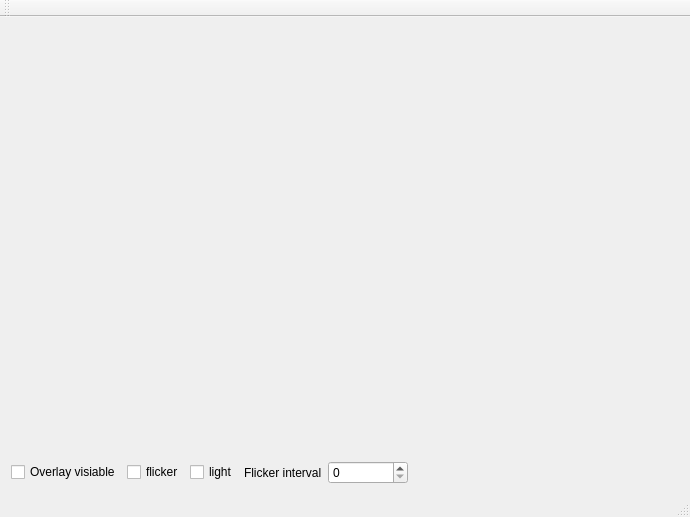
<?xml version="1.0" encoding="UTF-8"?>
<ui version="4.0">
 <class>MainWindow</class>
 <widget class="QMainWindow" name="MainWindow">
  <property name="geometry">
   <rect>
    <x>0</x>
    <y>0</y>
    <width>690</width>
    <height>517</height>
   </rect>
  </property>
  <property name="windowTitle">
   <string>MainWindow</string>
  </property>
  <widget class="QWidget" name="centralWidget">
   <layout class="QVBoxLayout" name="verticalLayout">
    <item>
     <layout class="QHBoxLayout" name="horizontalLayout_2">
      <item>
       <widget class="QEXTLightIndicator" name="qtklightbutton_1" native="true">
        <property name="sizePolicy">
         <sizepolicy hsizetype="Preferred" vsizetype="Expanding">
          <horstretch>0</horstretch>
          <verstretch>0</verstretch>
         </sizepolicy>
        </property>
       </widget>
      </item>
      <item>
       <widget class="QEXTLightIndicator" name="qtklightbutton_2" native="true">
        <property name="sizePolicy">
         <sizepolicy hsizetype="Preferred" vsizetype="Expanding">
          <horstretch>0</horstretch>
          <verstretch>0</verstretch>
         </sizepolicy>
        </property>
       </widget>
      </item>
      <item>
       <widget class="QEXTLightIndicator" name="qtklightbutton_3" native="true">
        <property name="sizePolicy">
         <sizepolicy hsizetype="Preferred" vsizetype="Expanding">
          <horstretch>0</horstretch>
          <verstretch>0</verstretch>
         </sizepolicy>
        </property>
       </widget>
      </item>
     </layout>
    </item>
    <item>
     <layout class="QHBoxLayout" name="horizontalLayout_3">
      <item>
       <widget class="QEXTLightIndicator" name="qtklightbutton_4" native="true">
        <property name="sizePolicy">
         <sizepolicy hsizetype="Preferred" vsizetype="Expanding">
          <horstretch>0</horstretch>
          <verstretch>0</verstretch>
         </sizepolicy>
        </property>
       </widget>
      </item>
      <item>
       <widget class="QEXTLightIndicator" name="qtklightbutton_5" native="true">
        <property name="sizePolicy">
         <sizepolicy hsizetype="Preferred" vsizetype="Expanding">
          <horstretch>0</horstretch>
          <verstretch>0</verstretch>
         </sizepolicy>
        </property>
       </widget>
      </item>
      <item>
       <widget class="QEXTLightIndicator" name="qtklightbutton_6" native="true">
        <property name="sizePolicy">
         <sizepolicy hsizetype="Preferred" vsizetype="Expanding">
          <horstretch>0</horstretch>
          <verstretch>0</verstretch>
         </sizepolicy>
        </property>
       </widget>
      </item>
     </layout>
    </item>
    <item>
     <layout class="QHBoxLayout" name="horizontalLayout_4">
      <item>
       <widget class="QEXTLightIndicator" name="qtklightbutton_7" native="true">
        <property name="sizePolicy">
         <sizepolicy hsizetype="Preferred" vsizetype="Expanding">
          <horstretch>0</horstretch>
          <verstretch>0</verstretch>
         </sizepolicy>
        </property>
       </widget>
      </item>
      <item>
       <widget class="QEXTLightIndicator" name="qtklightbutton_8" native="true">
        <property name="sizePolicy">
         <sizepolicy hsizetype="Preferred" vsizetype="Expanding">
          <horstretch>0</horstretch>
          <verstretch>0</verstretch>
         </sizepolicy>
        </property>
       </widget>
      </item>
      <item>
       <widget class="QEXTLightIndicator" name="qtklightbutton_9" native="true">
        <property name="sizePolicy">
         <sizepolicy hsizetype="Preferred" vsizetype="Expanding">
          <horstretch>0</horstretch>
          <verstretch>0</verstretch>
         </sizepolicy>
        </property>
       </widget>
      </item>
     </layout>
    </item>
    <item>
     <layout class="QHBoxLayout" name="horizontalLayout">
      <item>
       <widget class="QCheckBox" name="checkBox_overlay">
        <property name="text">
         <string>Overlay visiable</string>
        </property>
       </widget>
      </item>
      <item>
       <widget class="QCheckBox" name="checkBox_flicker">
        <property name="text">
         <string>flicker</string>
        </property>
       </widget>
      </item>
      <item>
       <widget class="QCheckBox" name="checkBox_light">
        <property name="text">
         <string>light</string>
        </property>
       </widget>
      </item>
      <item>
       <widget class="QLabel" name="label">
        <property name="text">
         <string>Flicker interval</string>
        </property>
       </widget>
      </item>
      <item>
       <widget class="QSpinBox" name="spinBox">
        <property name="minimumSize">
         <size>
          <width>80</width>
          <height>0</height>
         </size>
        </property>
        <property name="maximum">
         <number>99999</number>
        </property>
       </widget>
      </item>
      <item>
       <spacer name="horizontalSpacer">
        <property name="orientation">
         <enum>Qt::Horizontal</enum>
        </property>
        <property name="sizeHint" stdset="0">
         <size>
          <width>40</width>
          <height>20</height>
         </size>
        </property>
       </spacer>
      </item>
     </layout>
    </item>
   </layout>
  </widget>
  <widget class="QMenuBar" name="menuBar">
   <property name="geometry">
    <rect>
     <x>0</x>
     <y>0</y>
     <width>690</width>
     <height>23</height>
    </rect>
   </property>
  </widget>
  <widget class="QToolBar" name="mainToolBar">
   <attribute name="toolBarArea">
    <enum>TopToolBarArea</enum>
   </attribute>
   <attribute name="toolBarBreak">
    <bool>false</bool>
   </attribute>
  </widget>
  <widget class="QStatusBar" name="statusBar"/>
 </widget>
 <layoutdefault spacing="6" margin="11"/>
 <customwidgets>
  <customwidget>
   <class>QEXTLightIndicator</class>
   <extends>QWidget</extends>
   <header location="global">qextLightIndicator.h</header>
   <container>1</container>
  </customwidget>
 </customwidgets>
 <resources/>
 <connections/>
</ui>
